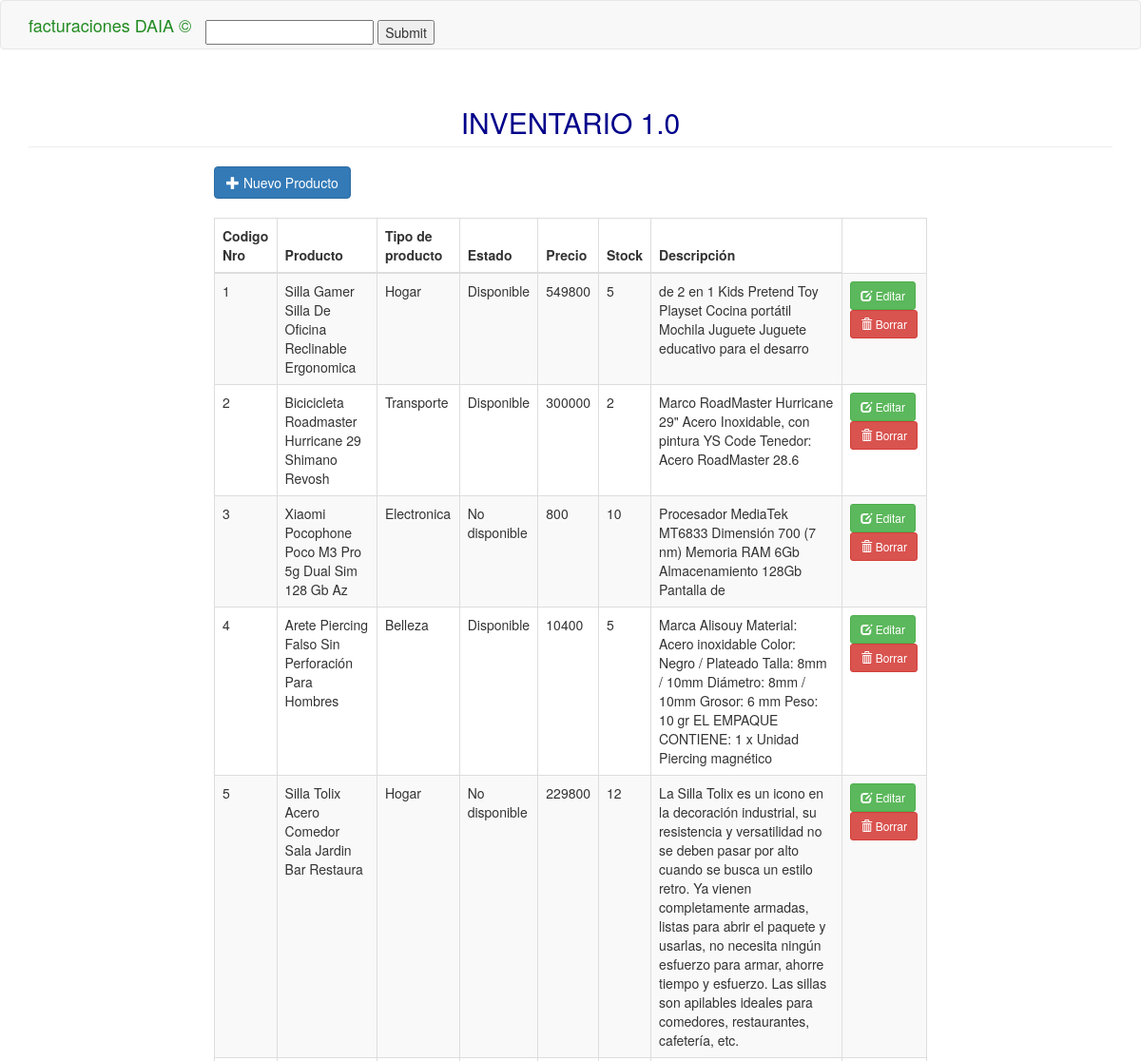
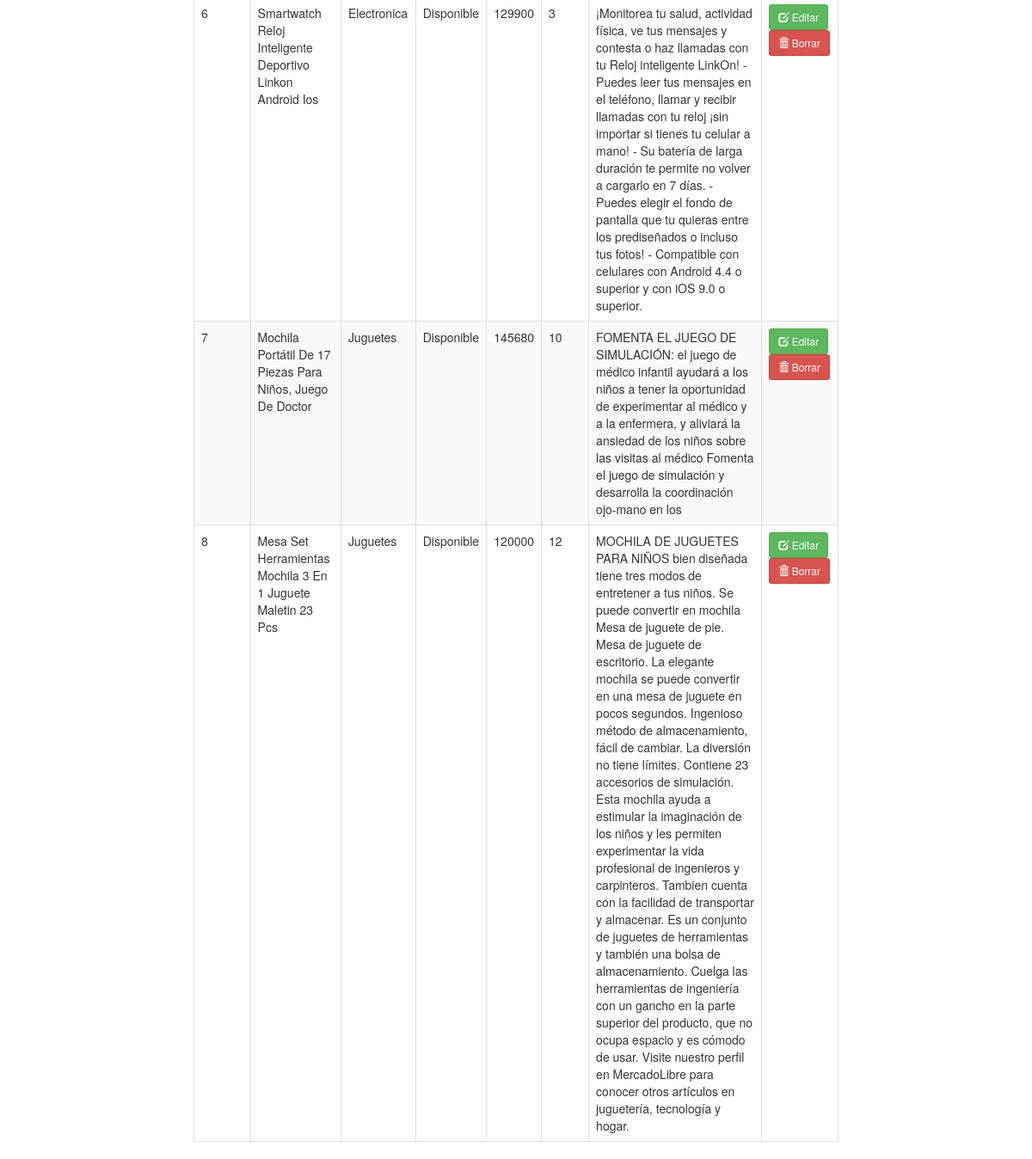
Page /Vista/HTML/indexI.php on the committed database (2 pictures, top to bottom).
### tables this page shows
CREATE TABLE `dbinventario` (
  `codigo_producto` int(11) NOT NULL,
  `nombre_del_producto` text NOT NULL,
  `tipo_de_producto` set('-- Selecciona --','Juguetes','Comida','Ropa','Hogar','Belleza','Cocina','Salud','Electronica','Transporte','Otros..','') NOT NULL,
  `estado` set('-- Selecciona --','Disponible','No disponible','') NOT NULL,
  `precio` decimal(10,0) NOT NULL,
  `stock_producto` int(11) NOT NULL,
  `descripcion` text NOT NULL
);

### Vista/HTML/indexI.php (the view, shortened to what this page needs)
<!DOCTYPE html>
<html>
<head>
	<link rel="stylesheet" type="text/css" href="bootstrap/css/bootstrap.min.css">
</head>
<body>
<nav class="navbar navbar-default">
  <div class="container">
<div class="navbar-header">
      <a class="navbar-brand" href="Modelo\loguear.php" style="color:forestgreen ;">facturaciones DAIA ©</a> </div>
  <div class="collapse navbar-collapse" id="bs-example-navbar-collapse-1">
      <ul class="nav navbar-nav">
		<br>
		<li><input type="search" name="busquedacodigo" pattern="[A-Za-z0-9]{8,20}" title="Un código válido consiste en una cadena con 8 a 20 caracteres, cada uno de los cuales es una letra o un dígito" required>
		<input type="submit" action="<?php echo $row['codigo_producto']; ?>"><span class="sr-only">(current)</span></a></li>
      </ul>
    </div>
 </div>
 </nav>
<div class="container">
	<h2 style="color: darkblue;" class="page-header text-center">INVENTARIO 1.0</h2>
	<div class="row">
	<div class="col-sm-8 col-sm-offset-2">
			<a href="#addnew" class="btn btn-primary" data-toggle="modal"><span class="glyphicon glyphicon-plus"></span> Nuevo Producto</a>
<table class="table table-bordered table-striped" style="margin-top:20px;">
	<thead>
		<th>Codigo Nro</th>
		<th>Producto</th>
		<th>Tipo de producto</th>
		<th>Estado</th>
		<th>Precio</th>
		<th>Stock</th>
		<th>Descripción</th>
	</thead>
	<tbody>
		<?php
			$database = new Connection();
			$db = $database->open();
			try{
				$sql = 'SELECT * FROM dbinventario';
				foreach ($db->query($sql) as $row) {
					?>
					<tr>
						<td><?php echo $row['codigo_producto']; ?></td>
						<td><?php echo $row['nombre_del_producto']; ?></td>
						<td><?php echo $row['tipo_de_producto']; ?></td>
						<td><?php echo $row['estado']; ?></td>
						<td><?php echo $row['precio']; ?></td>
						<td><?php echo $row['stock_producto']; ?></td>
						<td><?php echo $row['descripcion']; ?></td>
						<td>
							<a href="#edit_<?php echo $row['codigo_producto']; ?>" class="btn btn-success btn-sm" data-toggle="modal"><span class="glyphicon glyphicon-edit"></span> Editar</a>
							<a href="#delete_<?php echo $row['codigo_producto']; ?>" class="btn btn-danger btn-sm" data-toggle="modal"><span class="glyphicon glyphicon-trash"></span> Borrar</a>
						</td>
					</tr>
					<?php
				}
			}
			catch(PDOException $e){
				echo "Hubo un problema en la conexión: " . $e->getMessage();
			}
		?>
				</tbody>
			</table>
		</div>
	</div>
</div>
</body>
</html>

### rows in the picture
dbinventario: codigo_producto "1", nombre_del_producto "Silla Gamer Silla De Oficina Reclinable Ergonomica", tipo_de_producto "Hogar", estado "Disponible", precio "549800", stock_producto "5", descripcion "de 2 en 1 Kids Pretend Toy Playset Cocina portátil Mochila Juguete Juguete educativo para el desarro"
dbinventario: codigo_producto "2", nombre_del_producto "Bicicicleta Roadmaster Hurricane 29 Shimano Revosh", tipo_de_producto "Transporte", estado "Disponible", precio "300000", stock_producto "2", descripcion "Marco RoadMaster Hurricane 29\" Acero Inoxidable, con pintura YS Code Tenedor: Acero RoadMaster 28.6"
dbinventario: codigo_producto "3", nombre_del_producto "Xiaomi Pocophone Poco M3 Pro 5g Dual Sim 128 Gb Az", tipo_de_producto "Electronica", estado "No disponible", precio "800", stock_producto "10", descripcion "Procesador MediaTek MT6833 Dimensión 700 (7 nm) Memoria RAM 6Gb Almacenamiento 128Gb Pantalla de"
dbinventario: codigo_producto "4", nombre_del_producto "Arete Piercing Falso Sin Perforación Para Hombres", tipo_de_producto "Belleza", estado "Disponible", precio "10400", stock_producto "5", descripcion "Marca Alisouy Material: Acero inoxidable Color: Negro / Plateado Talla: 8mm / 10mm Diámetro: 8mm / 10mm Grosor: 6 mm Peso: 10 gr EL EMPAQUE CONTIENE: 1 x Unidad Piercing magnético"
dbinventario: codigo_producto "5", nombre_del_producto "Silla Tolix Acero Comedor Sala Jardin Bar Restaura", tipo_de_producto "Hogar", estado "No disponible", precio "229800", stock_producto "12", descripcion "La Silla Tolix es un icono en la decoración industrial, su resistencia y versatilidad no se deben pasar por alto cuando se busca un estilo retro. Ya vienen completamente armadas, listas para abrir el paquete y usarlas, no necesita ningún esfuerzo para armar, ahorre tiempo y esfuerzo. Las sillas son apilables ideales para comedores, restaurantes, cafetería, etc."
dbinventario: codigo_producto "6", nombre_del_producto "Smartwatch Reloj Inteligente Deportivo Linkon Android Ios", tipo_de_producto "Electronica", estado "Disponible", precio "129900", stock_producto "3", descripcion "¡Monitorea tu salud, actividad física, ve tus mensajes y contesta o haz llamadas con tu Reloj inteligente LinkOn! - Puedes leer tus mensajes en el teléfono, llamar y recibir llamadas con tu reloj ¡sin importar si tienes tu celular a mano! - Su batería de larga duración te permite no volver a cargarlo en 7 días. - Puedes elegir el fondo de pantalla que tu quieras entre los prediseñados o incluso tus fotos! - Compatible con celulares con Android 4.4 o superior y con iOS 9.0 o superior."
dbinventario: codigo_producto "7", nombre_del_producto "Mochila Portátil De 17 Piezas Para Niños, Juego De Doctor", tipo_de_producto "Juguetes", estado "Disponible", precio "145680", stock_producto "10", descripcion "FOMENTA EL JUEGO DE SIMULACIÓN: el juego de médico infantil ayudará a los niños a tener la oportunidad de experimentar al médico y a la enfermera, y aliviará la ansiedad de los niños sobre las visitas al médico Fomenta el juego de simulación y desarrolla la coordinación ojo-mano en los"
dbinventario: codigo_producto "8", nombre_del_producto "Mesa Set Herramientas Mochila 3 En 1 Juguete Maletin 23 Pcs", tipo_de_producto "Juguetes", estado "Disponible", precio "120000", stock_producto "12", descripcion "MOCHILA DE JUGUETES PARA NIÑOS bien diseñada tiene tres modos de entretener a tus niños. Se puede convertir en mochila Mesa de juguete de pie. Mesa de juguete de escritorio. La elegante mochila se puede convertir en una mesa de juguete en pocos segundos. Ingenioso método de almacenamiento, fácil de cambiar. La diversión no tiene límites. Contiene 23 accesorios de simulación. Esta mochila ayuda a estimular la imaginación de los niños y les permiten experimentar la vida profesional de ingenieros y carpinteros. Tambien cuenta con la facilidad de transportar y almacenar. Es un conjunto de juguetes de herramientas y también una bolsa de almacenamiento. Cuelga las herramientas de ingeniería con…"
